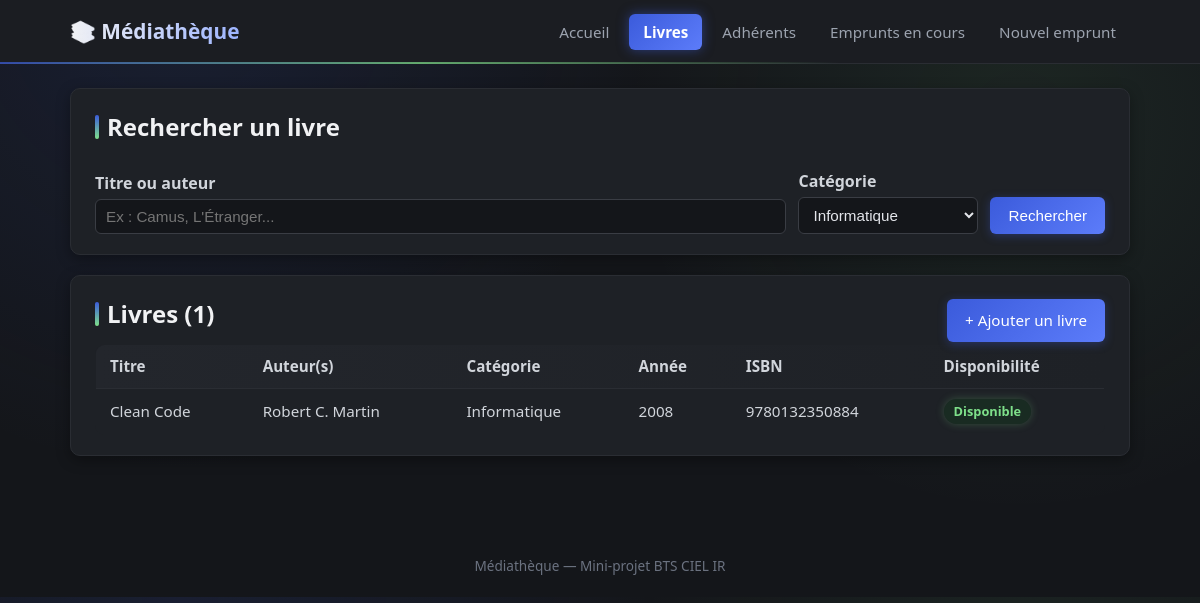
The app's page /mini-projet/livres.php?categorie=3 with its own data.
### tables this page shows
CREATE TABLE LIVRE (
    id_livre          INT AUTO_INCREMENT PRIMARY KEY,
    titre             VARCHAR(200) NOT NULL,
    isbn              VARCHAR(20) NOT NULL UNIQUE,
    annee_publication INT,
    disponible        BOOLEAN NOT NULL DEFAULT TRUE,
    id_categorie      INT,
    FOREIGN KEY (id_categorie) REFERENCES CATEGORIE(id_categorie)
);

CREATE TABLE CATEGORIE (
    id_categorie INT AUTO_INCREMENT PRIMARY KEY,
    libelle      VARCHAR(80) NOT NULL UNIQUE
);

### mini-projet/livres.php (the view, shortened to what this page needs)
<?php
require 'config/db.php';
$recherche = trim($_GET['q'] ?? '');
$categorieId = $_GET['categorie'] ?? '';
$sql = "
    SELECT
        l.id_livre, l.titre, l.isbn, l.annee_publication, l.disponible,
        c.libelle AS categorie,
        GROUP_CONCAT(DISTINCT CONCAT(a.prenom, ' ', a.nom) SEPARATOR ', ') AS auteurs
    FROM LIVRE l
    LEFT JOIN CATEGORIE c ON c.id_categorie = l.id_categorie
    LEFT JOIN LIVRE_AUTEUR la ON la.id_livre = l.id_livre
    LEFT JOIN AUTEUR a ON a.id_auteur = la.id_auteur
    WHERE 1 = 1
";
$params = [];
if ($categorieId !== '') {
    $sql .= " AND l.id_categorie = :categorie";
    $params['categorie'] = $categorieId;
}
$sql .= " GROUP BY l.id_livre ORDER BY l.titre ASC";
$stmt = $pdo->prepare($sql);
$stmt->execute($params);
$livres = $stmt->fetchAll();
$categories = $pdo->query("SELECT id_categorie, libelle FROM CATEGORIE ORDER BY libelle")->fetchAll();
require 'includes/header.php';
?>
<div class="card">
    <h2>Rechercher un livre</h2>
    <form method="get" action="livres.php" style="display:flex; gap:12px; flex-wrap:wrap; align-items:flex-end;">
        <div style="flex:1; min-width:200px;">
            <label for="q">Titre ou auteur</label>
            <input type="text" id="q" name="q" value="<?= htmlspecialchars($recherche) ?>" placeholder="Ex : Camus, L'Étranger...">
        </div>
        <div style="min-width:180px;">
            <label for="categorie">Catégorie</label>
            <select id="categorie" name="categorie">
                <?php foreach ($categories as $cat): ?>
                    <option value="<?= $cat['id_categorie'] ?>" <?= $categorieId == $cat['id_categorie'] ? 'selected' : '' ?>>
                        <?= htmlspecialchars($cat['libelle']) ?>
                    </option>
                <?php endforeach; ?>
            </select>
        </div>
        <div>
            <button type="submit">Rechercher</button>
        </div>
    </form>
</div>
<div class="card">
    <div style="display:flex; justify-content:space-between; align-items:center; flex-wrap:wrap; gap:10px;">
        <h2>Livres (<?= count($livres) ?>)</h2>
        <a class="btn" href="ajouter_livre.php" style="margin-top:0;">+ Ajouter un livre</a>
    </div>
    <table>
        <thead>
        <tr>
            <th>Titre</th>
            <th>Auteur(s)</th>
            <th>Catégorie</th>
            <th>Année</th>
            <th>ISBN</th>
            <th>Disponibilité</th>
        </tr>
        </thead>
        <tbody>
        <?php foreach ($livres as $livre): ?>
            <tr>
                <td><?= htmlspecialchars($livre['titre']) ?></td>
                <td><?= htmlspecialchars($livre['auteurs'] ?? '—') ?></td>
                <td><?= htmlspecialchars($livre['categorie'] ?? '—') ?></td>
                <td><?= htmlspecialchars($livre['annee_publication']) ?></td>
                <td><?= htmlspecialchars($livre['isbn']) ?></td>
                <td>
                    <?php if ($livre['disponible']): ?>
                        <span class="badge badge-dispo">Disponible</span>
                    <?php else: ?>
                        <span class="badge badge-emprunte">Emprunté</span>
                    <?php endif; ?>
                </td>
            </tr>
        <?php endforeach; ?>
        </tbody>
    </table>
</div>
<?php require 'includes/footer.php'; ?>

### mini-projet/assets/style.css (style rules this page uses)
* { box-sizing: border-box; margin: 0; padding: 0; }
body { font-family: "Segoe UI", Arial, sans-serif; background: radial-gradient(circle at 15% 0%, rgba(59, 91, 219, 0.12), transparent 40%), radial-gradient(circle at 85% 20%, rgba(126, 224, 138, 0.08), transparent 35%), #14161a; color: #e4e6eb; line-height: 1.5; }
.card { background: #1e2126; border: 1px solid #2a2d33; border-radius: 10px; padding: 20px 24px; margin-bottom: 20px; box-shadow: 0 4px 14px rgba(0, 0, 0, 0.35); transition: border-color 0.15s, box-shadow 0.15s; }
h2 { margin-bottom: 12px; color: #f1f2f4; display: flex; align-items: center; gap: 8px; }
h2::before { content: ""; display: inline-block; width: 4px; height: 1em; background: linear-gradient(180deg, #3b5bdb, #7ee08a); border-radius: 2px; }
table { width: 100%; border-collapse: collapse; background: #1e2126; border: 1px solid #2a2d33; border-radius: 10px; overflow: hidden; }
thead { background: linear-gradient(90deg, #23262c, #1e2126); color: #e4e6eb; }
th, td { padding: 10px 14px; text-align: left; border-bottom: 1px solid #2a2d33; font-size: 0.95rem; color: #d1d5db; }
tbody tr { transition: background 0.15s; }
tbody tr:last-child td { border-bottom: none; }
.badge { display: inline-block; padding: 3px 10px; border-radius: 20px; font-size: 0.8rem; font-weight: 600; }
.badge-dispo { background: #16332099; color: #7ee08a; box-shadow: 0 0 8px rgba(126, 224, 138, 0.25); }
form label { display: block; font-weight: 600; margin-top: 12px; margin-bottom: 4px; color: #d1d5db; }
form input[type="text"], form input[type="date"], form input[type="email"], form select { width: 100%; padding: 8px 10px; background: #14161a; border: 1px solid #3a3d44; border-radius: 6px; font-size: 0.95rem; color: #e4e6eb; transition: border-color 0.15s, box-shadow 0.15s; }
form button, .btn { margin-top: 16px; background: linear-gradient(135deg, #3b5bdb, #5c7cfa); color: #fff; border: none; padding: 10px 18px; border-radius: 6px; font-size: 0.95rem; cursor: pointer; text-decoration: none; display: inline-block; box-shadow: 0 2px 10px rgba(59, 91, 219, 0.35); transition: transform 0.1s, box-shadow 0.15s; }

### records on screen
livre: titre "Clean Code", auteurs "Robert C. Martin", id_categorie.libelle "Informatique", annee_publication "2008", isbn "9780132350884", disponible "Disponible"

### other values on screen
count($livres) "1"
form field categorie "Informatique"
